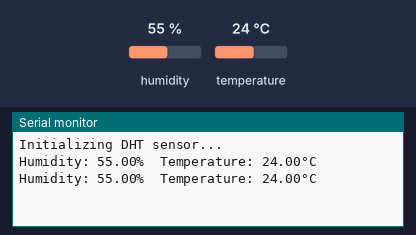
Recording of a sketch running on a simulated Arduino Uno, built with avr-gcc and run on an emulated ATmega328P. On the bench: the last lines printed to the serial monitor. Inputs (shaded band) come from the test bench; at power-on: humidity 55 %, temperature 24 °C.

Above: at 4.8 s.
4.9 s: humidity set to 22 %
At 6.6 s:
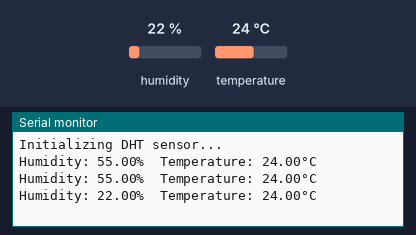
7.9 s: temperature set to 12 °C
At 9.0 s:
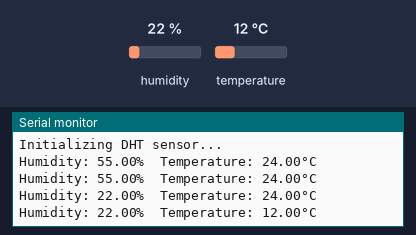
10.9 s: humidity set to 40 %
At 12.7 s:
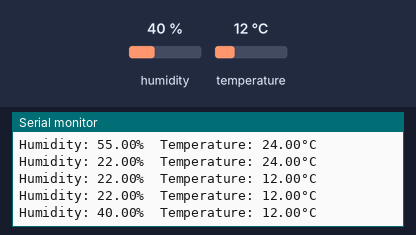
Timing chart, 0 to 14.2 s (numbered marks = the images above; inputs shaded):
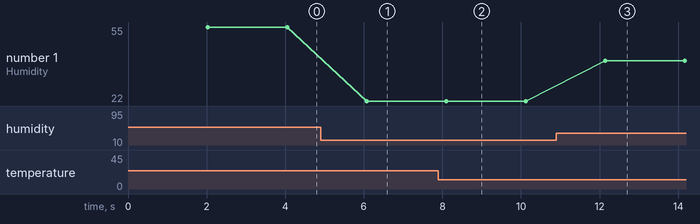

The sketch:

analogread.ino
```cpp
#include <Adafruit_Sensor.h>
#include <DHT.h>
#include <DHT_U.h>

#define DHTPIN 2      // GPIO2 pin use ho rahi hai
#define DHTTYPE DHT11 // DHT sensor ka type (DHT11 ya DHT22)

DHT dht(DHTPIN, DHTTYPE);

void setup() {
  Serial.begin(9600);
  Serial.println(F("Initializing DHT sensor..."));
  dht.begin();  // Sensor initialization
}

void loop() {
  delay(2000); // Har 2 second baad data read karein

  float humidity = dht.readHumidity();       // Humidity read karein
  float temperature = dht.readTemperature(); // Temperature read karein

  if (isnan(humidity) || isnan(temperature)) {
    Serial.println(F("Failed to read from sensor!")); // Agar reading fail ho jaye
    return;
  }

  Serial.print(F("Humidity: "));
  Serial.print(humidity);
  Serial.print(F("%  Temperature: "));
  Serial.print(temperature);
  Serial.println(F("°C"));
}
```

Measured:
- after the input at 4.9 s, the serial monitor: prints a new line after 1.2 s (image 1)
- after the input at 7.9 s, the serial monitor: prints a new line after 0.20 s (image 2)
- after the input at 10.9 s, the serial monitor: prints a new line after 1.2 s (image 3)
- plotted number 1: 55 → 22 after the input at 4.9 s, 22 → 40 after the input at 10.9 s
